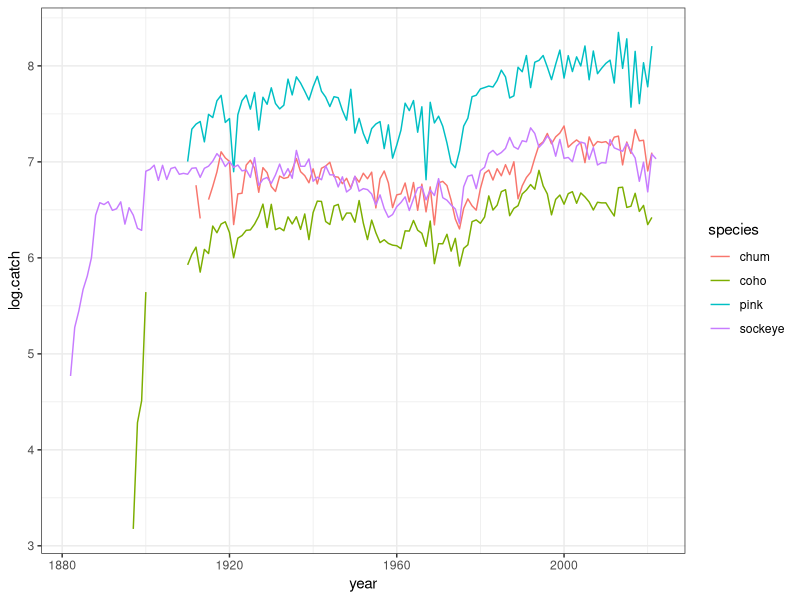
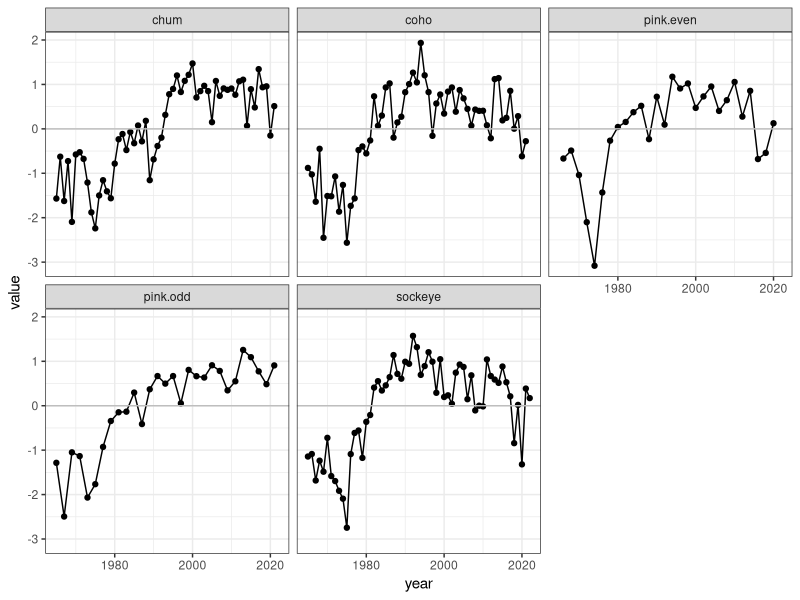
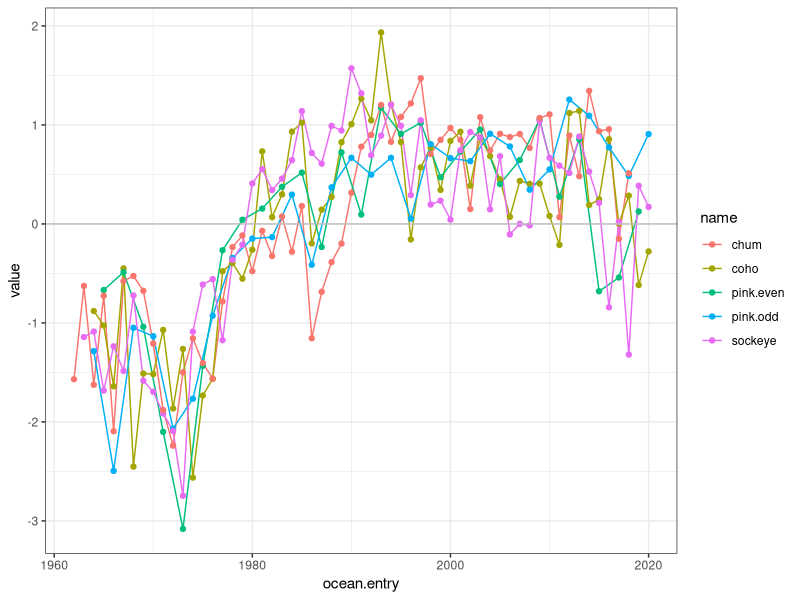

Write the R code that produced these figures, in order.
# analyze effects of sst variability on salmon catch
# within the historical record (1965-2021)

library(tidyverse)
library(gtools)
theme_set(theme_bw())

# load goa catch
goa.catch <- read.csv("./data/goa.catch.csv")

# get goa totals (all areas combined)
goa.catch$year <- as.factor(goa.catch$year)
goa.catch <- goa.catch %>%
  pivot_longer(cols = c(-year, -area), names_to = "species", values_to = "catch")

goa.catch <- goa.catch %>%
  group_by(year, species) %>%
    summarise(catch = sum(catch)) %>%
  mutate(log.catch = log(catch, 10))

goa.catch$year <- as.numeric(as.character(goa.catch$year))

# now plot to check
ggplot(goa.catch, aes(year, log.catch, color = species)) +
  geom_line() 

# limit to 1965:2021 and scale
goa.catch <- goa.catch %>%
  filter(year >= 1965) %>%
  select(-catch)

# separate even and odd pink
pink <- goa.catch$species == "pink"
even <- even(goa.catch$year)
odd <- odd(goa.catch$year)

goa.catch$species[pink & even] <- "pink.even"
goa.catch$species[pink & odd] <- "pink.odd"


# now scale
goa.catch <- goa.catch %>%
  pivot_wider(names_from = species, values_from = log.catch)

goa.catch[,2:6] <- apply(goa.catch[,2:6], 2, scale)

# and plot to check
goa.catch <- goa.catch %>%
  pivot_longer(cols = -year)

plot <- na.omit(goa.catch)

ggplot(plot, aes(year, value)) +
  geom_line() +
  geom_point() +
  geom_hline(yintercept = 0, col = "grey") +
  facet_wrap(~name)

# quick thought - the signal of increasing chum hatchery production
# appears to be clear in the late 1980s and 1990s
# perhaps we should control for GOA hatchery inputs of chum and pink

# finally, lag to reflect average time between ocean entry and catch:
# one year for pink and coho
# two years for sockeye
# three years for chum

goa.catch$ocean.entry <- case_when(
  goa.catch$name %in% c("pink.odd", "pink.even", "coho") ~ goa.catch$year - 1,
  goa.catch$name == "sockeye" ~ goa.catch$year - 2,
  goa.catch$name == "chum" ~ goa.catch$year - 3
  )

# remove NAs
goa.catch <- na.omit(goa.catch)

ggplot(goa.catch, aes(ocean.entry, value, color = name)) +
  geom_line() +
  geom_point() +
  geom_hline(yintercept = 0, col = "grey") 


# and bring in sst time series
sst <- read.csv("./data/goa.sst.csv")

# "winter" = November-March (year corresponding to January); annual = January - December
# both winter and annual data scaled wrt 20th century (1901-1999 for winter; 1900-1999 for annual)
# .2 denotes two-yr running mean (year of and year following year of interest)
# .3 denotes three-yr running mean (year before, year of, and year following year of interest)